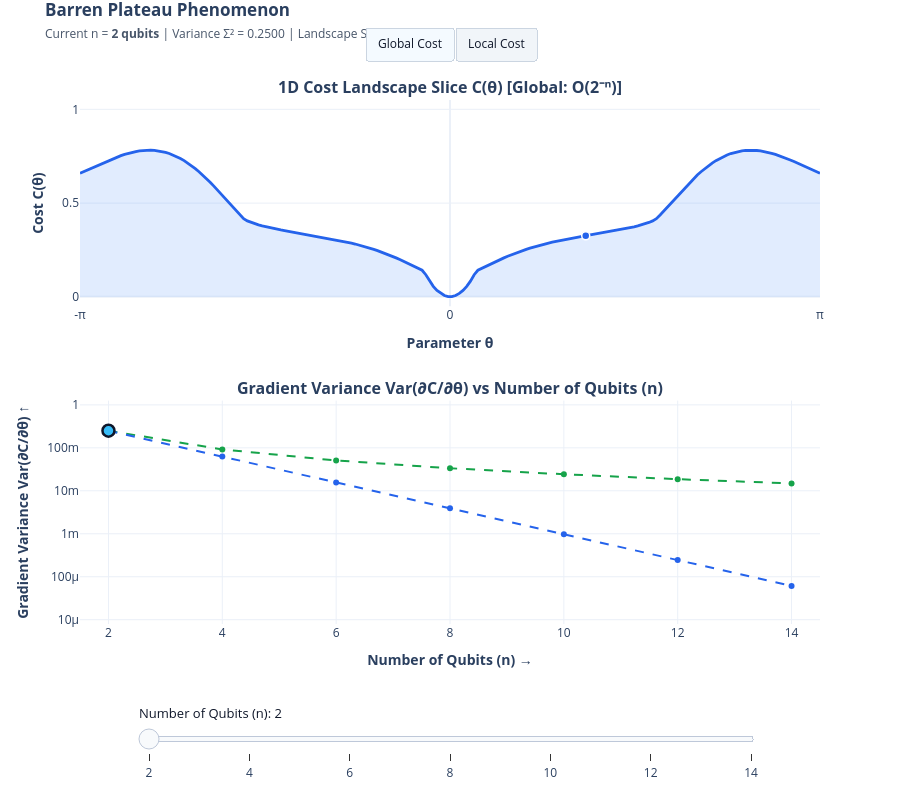

The notebook cell this image was saved under:
### Markdown cell above
# Barren Plateau Phenomenon: Global vs. Local Cost Functions
## Interactive Simulator with Qubit Scaling & Cost Landscape Analysis

---

### Key Theoretical Background:
1. **Global Cost Function ($C_{\text{Global}}$)**:
   * Defined over all $n$ qubits simultaneously: $C_G = \langle 0^{\otimes n} | U^\dagger H_G U | 0^{\otimes n} \rangle$.
   * As proven by **McClean et al. (2018)**:
     $$\operatorname{Var}\left[\frac{\partial C_G}{\partial \theta}\right] \in \mathcal{O}(2^{-n})$$
   * The cost landscape flattens **exponentially** in the number of qubits $n$, rendering optimization virtually impossible for $n \ge 6$.

2. **Local Cost Function ($C_{\text{Local}}$)**:
   * Defined as a sum of few-body (1-qubit or 2-qubit) local observables: $C_L = \frac{1}{n} \sum_{i=1}^n \langle U^\dagger H_i U \rangle$.
   * As proven by **Cerezo et al. (2021)**:
     $$\operatorname{Var}\left[\frac{\partial C_L}{\partial \theta}\right] \in \Omega\left(\frac{1}{\text{poly}(n)}\right)$$
   * For shallow circuits, the gradient variance decays only **polynomially** $\sim \mathcal{O}(1/n)$, preserving trainability even at higher qubit counts!

### Code cell
import os
import numpy as np
import plotly.graph_objects as go
from plotly.subplots import make_subplots
from IPython.display import display, HTML

os.makedirs('figures', exist_ok=True)

qubit_list = [2, 4, 6, 8, 10, 12, 14]
theta = np.linspace(-np.pi, np.pi, 200)

def get_variance(n, mode):
    if mode == 'global':
        return 0.25 * (2.0 ** (-(n - 2)))
    else:
        return 0.25 * ((2.0 / n) ** 1.45)

def get_landscape(n, mode):
    amp = (2.0 ** (-(n - 2) * 0.48)) if mode == 'global' else ((2.0 / n) ** 0.55)
    w1 = 0.30 * (1.0 - np.cos(theta))
    w2 = 0.26 * (np.abs(np.sin(1.8 * theta)) ** 1.4)
    w3 = 0.08 * np.cos(3.2 * theta)
    base_c = w1 + w2 + w3
    mask = np.abs(theta) < 0.22
    base_c[mask] *= (np.abs(theta[mask]) / 0.22) ** 1.6
    c0 = 0.48
    return c0 + (base_c - c0) * amp

fig = make_subplots(
    rows=2, cols=1,
    vertical_spacing=0.18,
    row_heights=[0.48, 0.52],
    subplot_titles=(
        "<b>1D Cost Landscape Slice C(θ) [Global: O(2⁻ⁿ)]</b>",
        "<b>Gradient Variance Var(∂C/∂θ) vs Number of Qubits (n)</b>"
    )
)

modes = ['global', 'local']
for mode in modes:
    for n in qubit_list:
        c_curve = get_landscape(n, mode)
        var_val = get_variance(n, mode)
        
        # 1. Landscape Line
        fig.add_trace(go.Scatter(
            x=theta, y=c_curve, mode='lines',
            line=dict(color='#2563EB', width=2.8),
            fill='tozeroy', fillcolor='rgba(59, 130, 246, 0.15)',
            name='Cost Landscape', visible=False
        ), row=1, col=1)
        
        # 2. Probe Point
        probe_idx = int(len(theta) * 0.68)
        fig.add_trace(go.Scatter(
            x=[theta[probe_idx]], y=[c_curve[probe_idx]], mode='markers',
            marker=dict(size=8, color='#2563EB', line=dict(color='white', width=1.5)),
            name='Probe Point', visible=False
        ), row=1, col=1)
        
        # 3. Local Curve
        local_vars = [get_variance(q, 'local') for q in qubit_list]
        fig.add_trace(go.Scatter(
            x=qubit_list, y=local_vars, mode='lines+markers',
            line=dict(color='#16A34A', width=2.0, dash='dash'),
            marker=dict(size=6, color='#16A34A'),
            name='Local Cost: O(1/poly(n))', visible=False
        ), row=2, col=1)
        
        # 4. Global Curve
        global_vars = [get_variance(q, 'global') for q in qubit_list]
        fig.add_trace(go.Scatter(
            x=qubit_list, y=global_vars, mode='lines+markers',
            line=dict(color='#2563EB', width=2.0, dash='dash'),
            marker=dict(size=6, color='#2563EB'),
            name='Global Cost: O(2^-n)', visible=False
        ), row=2, col=1)
        
        # 5. Active Marker
        fig.add_trace(go.Scatter(
            x=[n], y=[var_val], mode='markers',
            marker=dict(size=12, color='#38BDF8', line=dict(color='#0F172A', width=2.5)),
            name=f'Active (n={n})', visible=False
        ), row=2, col=1)

# Set initial visible: Global, n=2
for i in range(5):
    fig.data[i].visible = True

def get_visibility_mask(target_mode, target_n):
    mask = [False] * len(fig.data)
    m_idx = 0 if target_mode == 'global' else 1
    n_idx = qubit_list.index(target_n)
    start_idx = (m_idx * len(qubit_list) + n_idx) * 5
    for i in range(5):
        mask[start_idx + i] = True
    return mask

buttons = []
for m in modes:
    m_label = "Global Cost" if m == 'global' else "Local Cost"
    mask = get_visibility_mask(m, 2)
    var2 = get_variance(2, m)
    slope2 = np.sqrt(var2)
    buttons.append(dict(
        label=m_label, method="update",
        args=[
            {"visible": mask},
            {
                "title": f"<b>Barren Plateau Phenomenon</b><br><span style='font-size:12px;color:#475569;'>Cost Type: <b>{m.upper()}</b> | Current n = 2 | Variance Σ² = {var2:.4f} | Slope = {slope2:.3f}</span>",
                "annotations[0].text": f"<b>1D Cost Landscape Slice C(θ) [{m.capitalize()}: {'O(2⁻ⁿ)' if m=='global' else 'O(1/poly(n))'}]</b>"
            }
        ]
    ))

slider_steps = []
for n in qubit_list:
    mask_glob = get_visibility_mask('global', n)
    var_g = get_variance(n, 'global')
    slope_g = np.sqrt(var_g)
    slider_steps.append(dict(
        label=str(n), method="update",
        args=[
            {"visible": mask_glob},
            {
                "title": f"<b>Barren Plateau Phenomenon</b><br><span style='font-size:12px;color:#475569;'>Current n = <b>{n} qubits</b> | Variance Σ² = {var_g:.4f} | Landscape Slope = {slope_g:.3f}</span>"
            }
        ]
    ))

sliders = [dict(
    active=0,
    currentvalue=dict(prefix="Number of Qubits (n): ", font=dict(size=13, color="#0F172A"), visible=True),
    pad=dict(t=35, b=10),
    steps=slider_steps,
    x=0.08, y=-0.08, len=0.84
)]

updatemenus = [dict(
    type="buttons", direction="right",
    x=0.5, y=1.14, xanchor="center",
    buttons=buttons,
    bgcolor="#F1F5F9", bordercolor="#CBD5E1",
    font=dict(size=12, color="#0F172A")
)]

fig.update_layout(
    height=800, template='plotly_white',
    title=dict(
        text="<b>Barren Plateau Phenomenon</b><br><span style='font-size:12px;color:#475569;'>Current n = <b>2 qubits</b> | Variance Σ² = 0.2500 | Landscape Slope = 0.500</span>",
        x=0.05, y=0.98
    ),
    updatemenus=updatemenus, sliders=sliders, showlegend=False, hovermode='closest'
)

fig.update_xaxes(title_text="<b>Parameter θ</b>", tickvals=[-np.pi, 0, np.pi], ticktext=["-π", "0", "π"], range=[-np.pi, np.pi], row=1, col=1)
fig.update_yaxes(title_text="<b>Cost C(θ)</b>", range=[-0.05, 1.05], tickvals=[0.0, 0.5, 1.0], row=1, col=1)

fig.update_xaxes(title_text="<b>Number of Qubits (n) →</b>", tickvals=qubit_list, range=[1.5, 14.5], row=2, col=1)
fig.update_yaxes(type="log", title_text="<b>Gradient Variance Var(∂C/∂θ) ↑</b>",
                 tickvals=[1e-5, 1e-4, 1e-3, 1e-2, 1e-1, 1.0],
                 ticktext=["10µ", "100µ", "1m", "10m", "100m", "1"], range=[-5.1, 0.1], row=2, col=1)

fig.write_html('figures/fig_barren_plateau_plotly.html', include_plotlyjs=True)
fig.show()

### Figure 1 — Plotly figure (JSON) as saved in the notebook; plotly's stock layout.template omitted (floating-point values rounded to 4 significant figures; data arrays with more than 128 entries replaced by an {"elided": "..."} marker saying what was removed)
{"data": [{"fill": "tozeroy", "fillcolor": "rgba(59, 130, 246, 0.15)", "line": {"color": "#2563EB", "width": 2.8}, "mode": "lines", "name": "Cost Landscape", "type": "scatter", "visible": true, "x": {"elided": "200 float values"}, "xaxis": "x", "y": {"elided": "200 float values"}, "yaxis": "y"}, {"marker": {"color": "#2563EB", "line": {"color": "white", "width": 1.5}, "size": 8}, "mode": "markers", "name": "Probe Point", "type": "scatter", "visible": true, "x": [1.152], "xaxis": "x", "y": [0.3257], "yaxis": "y"}, {"line": {"color": "#16A34A", "dash": "dash", "width": 2.0}, "marker": {"color": "#16A34A", "size": 6}, "mode": "lines+markers", "name": "Local Cost: O(1/poly(n))", "type": "scatter", "visible": true, "x": [2, 4, 6, 8, 10, 12, 14], "xaxis": "x2", "y": [0.25, 0.09151, 0.05083, 0.03349, 0.02423, 0.0186, 0.01488], "yaxis": "y2"}, {"line": {"color": "#2563EB", "dash": "dash", "width": 2.0}, "marker": {"color": "#2563EB", "size": 6}, "mode": "lines+markers", "name": "Global Cost: O(2^-n)", "type": "scatter", "visible": true, "x": [2, 4, 6, 8, 10, 12, 14], "xaxis": "x2", "y": [0.25, 0.0625, 0.01562, 0.003906, 0.0009766, 0.0002441, 6.104e-05], "yaxis": "y2"}, {"marker": {"color": "#38BDF8", "line": {"color": "#0F172A", "width": 2.5}, "size": 12}, "mode": "markers", "name": "Active (n=2)", "type": "scatter", "visible": true, "x": [2], "xaxis": "x2", "y": [0.25], "yaxis": "y2"}, {"fill": "tozeroy", "fillcolor": "rgba(59, 130, 246, 0.15)", "line": {"color": "#2563EB", "width": 2.8}, "mode": "lines", "name": "Cost Landscape", "type": "scatter", "visible": false, "x": {"elided": "200 float values"}, "xaxis": "x", "y": {"elided": "200 float values"}, "yaxis": "y"}, {"marker": {"color": "#2563EB", "line": {"color": "white", "width": 1.5}, "size": 8}, "mode": "markers", "name": "Probe Point", "type": "scatter", "visible": false, "x": [1.152], "xaxis": "x", "y": [0.4007], "yaxis": "y"}, {"line": {"color": "#16A34A", "dash": "dash", "width": 2.0}, "marker": {"color": "#16A34A", "size": 6}, "mode": "lines+markers", "name": "Local Cost: O(1/poly(n))", "type": "scatter", "visible": false, "x": [2, 4, 6, 8, 10, 12, 14], "xaxis": "x2", "y": [0.25, 0.09151, 0.05083, 0.03349, 0.02423, 0.0186, 0.01488], "yaxis": "y2"}, {"line": {"color": "#2563EB", "dash": "dash", "width": 2.0}, "marker": {"color": "#2563EB", "size": 6}, "mode": "lines+markers", "name": "Global Cost: O(2^-n)", "type": "scatter", "visible": false, "x": [2, 4, 6, 8, 10, 12, 14], "xaxis": "x2", "y": [0.25, 0.0625, 0.01562, 0.003906, 0.0009766, 0.0002441, 6.104e-05], "yaxis": "y2"}, {"marker": {"color": "#38BDF8", "line": {"color": "#0F172A", "width": 2.5}, "size": 12}, "mode": "markers", "name": "Active (n=4)", "type": "scatter", "visible": false, "x": [4], "xaxis": "x2", "y": [0.0625], "yaxis": "y2"}, {"fill": "tozeroy", "fillcolor": "rgba(59, 130, 246, 0.15)", "line": {"color": "#2563EB", "width": 2.8}, "mode": "lines", "name": "Cost Landscape", "type": "scatter", "visible": false, "x": {"elided": "200 float values"}, "xaxis": "x", "y": {"elided": "200 float values"}, "yaxis": "y"}, {"marker": {"color": "#2563EB", "line": {"color": "white", "width": 1.5}, "size": 8}, "mode": "markers", "name": "Probe Point", "type": "scatter", "visible": false, "x": [1.152], "xaxis": "x", "y": [0.4392], "yaxis": "y"}, {"line": {"color": "#16A34A", "dash": "dash", "width": 2.0}, "marker": {"color": "#16A34A", "size": 6}, "mode": "lines+markers", "name": "Local Cost: O(1/poly(n))", "type": "scatter", "visible": false, "x": [2, 4, 6, 8, 10, 12, 14], "xaxis": "x2", "y": [0.25, 0.09151, 0.05083, 0.03349, 0.02423, 0.0186, 0.01488], "yaxis": "y2"}, {"line": {"color": "#2563EB", "dash": "dash", "width": 2.0}, "marker": {"color": "#2563EB", "size": 6}, "mode": "lines+markers", "name": "Global Cost: O(2^-n)", "type": "scatter", "visible": false, "x": [2, 4, 6, 8, 10, 12, 14], "xaxis": "x2", "y": [0.25, 0.0625, 0.01562, 0.003906, 0.0009766, 0.0002441, 6.104e-05], "yaxis": "y2"}, {"marker": {"color": "#38BDF8", "line": {"color": "#0F172A", "width": 2.5}, "size": 12}, "mode": "markers", "name": "Active (n=6)", "type": "scatter", "visible": false, "x": [6], "xaxis": "x2", "y": [0.01562], "yaxis": "y2"}, {"fill": "tozeroy", "fillcolor": "rgba(59, 130, 246, 0.15)", "line": {"color": "#2563EB", "width": 2.8}, "mode": "lines", "name": "Cost Landscape", "type": "scatter", "visible": false, "x": {"elided": "200 float values"}, "xaxis": "x", "y": {"elided": "200 float values"}, "yaxis": "y"}, {"marker": {"color": "#2563EB", "line": {"color": "white", "width": 1.5}, "size": 8}, "mode": "markers", "name": "Probe Point", "type": "scatter", "visible": false, "x": [1.152], "xaxis": "x", "y": [0.459], "yaxis": "y"}, {"line": {"color": "#16A34A", "dash": "dash", "width": 2.0}, "marker": {"color": "#16A34A", "size": 6}, "mode": "lines+markers", "name": "Local Cost: O(1/poly(n))", "type": "scatter", "visible": false, "x": [2, 4, 6, 8, 10, 12, 14], "xaxis": "x2", "y": [0.25, 0.09151, 0.05083, 0.03349, 0.02423, 0.0186, 0.01488], "yaxis": "y2"}, {"line": {"color": "#2563EB", "dash": "dash", "width": 2.0}, "marker": {"color": "#2563EB", "size": 6}, "mode": "lines+markers", "name": "Global Cost: O(2^-n)", "type": "scatter", "visible": false, "x": [2, 4, 6, 8, 10, 12, 14], "xaxis": "x2", "y": [0.25, 0.0625, 0.01562, 0.003906, 0.0009766, 0.0002441, 6.104e-05], "yaxis": "y2"}, {"marker": {"color": "#38BDF8", "line": {"color": "#0F172A", "width": 2.5}, "size": 12}, "mode": "markers", "name": "Active (n=8)", "type": "scatter", "visible": false, "x": [8], "xaxis": "x2", "y": [0.003906], "yaxis": "y2"}, {"fill": "tozeroy", "fillcolor": "rgba(59, 130, 246, 0.15)", "line": {"color": "#2563EB", "width": 2.8}, "mode": "lines", "name": "Cost Landscape", "type": "scatter", "visible": false, "x": {"elided": "200 float values"}, "xaxis": "x", "y": {"elided": "200 float values"}, "yaxis": "y"}, {"marker": {"color": "#2563EB", "line": {"color": "white", "width": 1.5}, "size": 8}, "mode": "markers", "name": "Probe Point", "type": "scatter", "visible": false, "x": [1.152], "xaxis": "x", "y": [0.4692], "yaxis": "y"}, {"line": {"color": "#16A34A", "dash": "dash", "width": 2.0}, "marker": {"color": "#16A34A", "size": 6}, "mode": "lines+markers", "name": "Local Cost: O(1/poly(n))", "type": "scatter", "visible": false, "x": [2, 4, 6, 8, 10, 12, 14], "xaxis": "x2", "y": [0.25, 0.09151, 0.05083, 0.03349, 0.02423, 0.0186, 0.01488], "yaxis": "y2"}, {"line": {"color": "#2563EB", "dash": "dash", "width": 2.0}, "marker": {"color": "#2563EB", "size": 6}, "mode": "lines+markers", "name": "Global Cost: O(2^-n)", "type": "scatter", "visible": false, "x": [2, 4, 6, 8, 10, 12, 14], "xaxis": "x2", "y": [0.25, 0.0625, 0.01562, 0.003906, 0.0009766, 0.0002441, 6.104e-05], "yaxis": "y2"}, {"marker": {"color": "#38BDF8", "line": {"color": "#0F172A", "width": 2.5}, "size": 12}, "mode": "markers", "name": "Active (n=10)", "type": "scatter", "visible": false, "x": [10], "xaxis": "x2", "y": [0.0009766], "yaxis": "y2"}, {"fill": "tozeroy", "fillcolor": "rgba(59, 130, 246, 0.15)", "line": {"color": "#2563EB", "width": 2.8}, "mode": "lines", "name": "Cost Landscape", "type": "scatter", "visible": false, "x": {"elided": "200 float values"}, "xaxis": "x", "y": {"elided": "200 float values"}, "yaxis": "y"}, {"marker": {"color": "#2563EB", "line": {"color": "white", "width": 1.5}, "size": 8}, "mode": "markers", "name": "Probe Point", "type": "scatter", "visible": false, "x": [1.152], "xaxis": "x", "y": [0.4745], "yaxis": "y"}, {"line": {"color": "#16A34A", "dash": "dash", "width": 2.0}, "marker": {"color": "#16A34A", "size": 6}, "mode": "lines+markers", "name": "Local Cost: O(1/poly(n))", "type": "scatter", "visible": false, "x": [2, 4, 6, 8, 10, 12, 14], "xaxis": "x2", "y": [0.25, 0.09151, 0.05083, 0.03349, 0.02423, 0.0186, 0.01488], "yaxis": "y2"}, {"line": {"color": "#2563EB", "dash": "dash", "width": 2.0}, "marker": {"color": "#2563EB", "size": 6}, "mode": "lines+markers", "name": "Global Cost: O(2^-n)", "type": "scatter", "visible": false, "x": [2, 4, 6, 8, 10, 12, 14], "xaxis": "x2", "y": [0.25, 0.0625, 0.01562, 0.003906, 0.0009766, 0.0002441, 6.104e-05], "yaxis": "y2"}, {"marker": {"color": "#38BDF8", "line": {"color": "#0F172A", "width": 2.5}, "size": 12}, "mode": "markers", "name": "Active (n=12)", "type": "scatter", "visible": false, "x": [12], "xaxis": "x2", "y": [0.0002441], "yaxis": "y2"}, {"fill": "tozeroy", "fillcolor": "rgba(59, 130, 246, 0.15)", "line": {"color": "#2563EB", "width": 2.8}, "mode": "lines", "name": "Cost Landscape", "type": "scatter", "visible": false, "x": {"elided": "200 float values"}, "xaxis": "x", "y": {"elided": "200 float values"}, "yaxis": "y"}, {"marker": {"color": "#2563EB", "line": {"color": "white", "width": 1.5}, "size": 8}, "mode": "markers", "name": "Probe Point", "type": "scatter", "visible": false, "x": [1.152], "xaxis": "x", "y": [0.4772], "yaxis": "y"}, {"line": {"color": "#16A34A", "dash": "dash", "width": 2.0}, "marker": {"color": "#16A34A", "size": 6}, "mode": "lines+markers", "name": "Local Cost: O(1/poly(n))", "type": "scatter", "visible": false, "x": [2, 4, 6, 8, 10, 12, 14], "xaxis": "x2", "y": [0.25, 0.09151, 0.05083, 0.03349, 0.02423, 0.0186, 0.01488], "yaxis": "y2"}, {"line": {"color": "#2563EB", "dash": "dash", "width": 2.0}, "marker": {"color": "#2563EB", "size": 6}, "mode": "lines+markers", "name": "Global Cost: O(2^-n)", "type": "scatter", "visible": false, "x": [2, 4, 6, 8, 10, 12, 14], "xaxis": "x2", "y": [0.25, 0.0625, 0.01562, 0.003906, 0.0009766, 0.0002441, 6.104e-05], "yaxis": "y2"}, {"marker": {"color": "#38BDF8", "line": {"color": "#0F172A", "width": 2.5}, "size": 12}, "mode": "markers", "name": "Active (n=14)", "type": "scatter", "visible": false, "x": [14], "xaxis": "x2", "y": [6.104e-05], "yaxis": "y2"}, {"fill": "tozeroy", "fillcolor": "rgba(59, 130, 246, 0.15)", "line": {"color": "#2563EB", "width": 2.8}, "mode": "lines", "name": "Cost Landscape", "type": "scatter", "visible": false, "x": {"elided": "200 float values"}, "xaxis": "x", "y": {"elided": "200 float values"}, "yaxis": "y"}, {"marker": {"color": "#2563EB", "line": {"color": "white", "width": 1.5}, "size": 8}, "mode": "markers", "name": "Probe Point", "type": "scatter", "visible": false, "x": [1.152], "xaxis": "x", "y": [0.3257], "yaxis": "y"}, {"line": {"color": "#16A34A", "dash": "dash", "width": 2.0}, "marker": {"color": "#16A34A", "size": 6}, "mode": "lines+markers", "name": "Local Cost: O(1/poly(n))", "type": "scatter", "visible": false, "x": [2, 4, 6, 8, 10, 12, 14], "xaxis": "x2", "y": [0.25, 0.09151, 0.05083, 0.03349, 0.02423, 0.0186, 0.01488], "yaxis": "y2"}, {"line": {"color": "#2563EB", "dash": "dash", "width": 2.0}, "marker": {"color": "#2563EB", "size": 6}, "mode": "lines+markers", "name": "Global Cost: O(2^-n)", "type": "scatter", "visible": false, "x": [2, 4, 6, 8, 10, 12, 14], "xaxis": "x2", "y": [0.25, 0.0625, 0.01562, 0.003906, 0.0009766, 0.0002441, 6.104e-05], "yaxis": "y2"}, {"marker": {"color": "#38BDF8", "line": {"color": "#0F172A", "width": 2.5}, "size": 12}, "mode": "markers", "name": "Active (n=2)", "type": "scatter", "visible": false, "x": [2], "xaxis": "x2", "y": [0.25], "yaxis": "y2"}, {"fill": "tozeroy", "fillcolor": "rgba(59, 130, 246, 0.15)", "line": {"color": "#2563EB", "width": 2.8}, "mode": "lines", "name": "Cost Landscape", "type": "scatter", "visible": false, "x": {"elided": "200 float values"}, "xaxis": "x", "y": {"elided": "200 float values"}, "yaxis": "y"}, {"marker": {"color": "#2563EB", "line": {"color": "white", "width": 1.5}, "size": 8}, "mode": "markers", "name": "Probe Point", "type": "scatter", "visible": false, "x": [1.152], "xaxis": "x", "y": [0.3746], "yaxis": "y"}, {"line": {"color": "#16A34A", "dash": "dash", "width": 2.0}, "marker": {"color": "#16A34A", "size": 6}, "mode": "lines+markers", "name": "Local Cost: O(1/poly(n))", "type": "scatter", "visible": false, "x": [2, 4, 6, 8, 10, 12, 14], "xaxis": "x2", "y": [0.25, 0.09151, 0.05083, 0.03349, 0.02423, 0.0186, 0.01488], "yaxis": "y2"}, {"line": {"color": "#2563EB", "dash": "dash", "width": 2.0}, "marker": {"color": "#2563EB", "size": 6}, "mode": "lines+markers", "name": "Global Cost: O(2^-n)", "type": "scatter", "visible": false, "x": [2, 4, 6, 8, 10, 12, 14], "xaxis": "x2", "y": [0.25, 0.0625, 0.01562, 0.003906, 0.0009766, 0.0002441, 6.104e-05], "yaxis": "y2"}, {"marker": {"color": "#38BDF8", "line": {"color": "#0F172A", "width": 2.5}, "size": 12}, "mode": "markers", "name": "Active (n=4)", "type": "scatter", "visible": false, "x": [4], "xaxis": "x2", "y": [0.09151], "yaxis": "y2"}, {"fill": "tozeroy", "fillcolor": "rgba(59, 130, 246, 0.15)", "line": {"color": "#2563EB", "width": 2.8}, "mode": "lines", "name": "Cost Landscape", "type": "scatter", "visible": false, "x": {"elided": "200 float values"}, "xaxis": "x", "y": {"elided": "200 float values"}, "yaxis": "y"}, {"marker": {"color": "#2563EB", "line": {"color": "white", "width": 1.5}, "size": 8}, "mode": "markers", "name": "Probe Point", "type": "scatter", "visible": false, "x": [1.152], "xaxis": "x", "y": [0.3957], "yaxis": "y"}, {"line": {"color": "#16A34A", "dash": "dash", "width": 2.0}, "marker": {"color": "#16A34A", "size": 6}, "mode": "lines+markers", "name": "Local Cost: O(1/poly(n))", "type": "scatter", "visible": false, "x": [2, 4, 6, 8, 10, 12, 14], "xaxis": "x2", "y": [0.25, 0.09151, 0.05083, 0.03349, 0.02423, 0.0186, 0.01488], "yaxis": "y2"}, {"line": {"color": "#2563EB", "dash": "dash", "width": 2.0}, "marker": {"color": "#2563EB", "size": 6}, "mode": "lines+markers", "name": "Global Cost: O(2^-n)", "type": "scatter", "visible": false, "x": [2, 4, 6, 8, 10, 12, 14], "xaxis": "x2", "y": [0.25, 0.0625, 0.01562, 0.003906, 0.0009766, 0.0002441, 6.104e-05], "yaxis": "y2"}, {"marker": {"color": "#38BDF8", "line": {"color": "#0F172A", "width": 2.5}, "size": 12}, "mode": "markers", "name": "Active (n=6)", "type": "scatter", "visible": false, "x": [6], "xaxis": "x2", "y": [0.05083], "yaxis": "y2"}, {"fill": "tozeroy", "fillcolor": "rgba(59, 130, 246, 0.15)", "line": {"color": "#2563EB", "width": 2.8}, "mode": "lines", "name": "Cost Landscape", "type": "scatter", "visible": false, "x": {"elided": "200 float values"}, "xaxis": "x", "y": {"elided": "200 float values"}, "yaxis": "y"}, {"marker": {"color": "#2563EB", "line": {"color": "white", "width": 1.5}, "size": 8}, "mode": "markers", "name": "Probe Point", "type": "scatter", "visible": false, "x": [1.152], "xaxis": "x", "y": [0.408], "yaxis": "y"}, {"line": {"color": "#16A34A", "dash": "dash", "width": 2.0}, "marker": {"color": "#16A34A", "size": 6}, "mode": "lines+markers", "name": "Local Cost: O(1/poly(n))", "type": "scatter", "visible": false, "x": [2, 4, 6, 8, 10, 12, 14], "xaxis": "x2", "y": [0.25, 0.09151, 0.05083, 0.03349, 0.02423, 0.0186, 0.01488], "yaxis": "y2"}, {"line": {"color": "#2563EB", "dash": "dash", "width": 2.0}, "marker": {"color": "#2563EB", "size": 6}, "mode": "lines+markers", "name": "Global Cost: O(2^-n)", "type": "scatter", "visible": false, "x": [2, 4, 6, 8, 10, 12, 14], "xaxis": "x2", "y": [0.25, 0.0625, 0.01562, 0.003906, 0.0009766, 0.0002441, 6.104e-05], "yaxis": "y2"}, {"marker": {"color": "#38BDF8", "line": {"color": "#0F172A", "width": 2.5}, "size": 12}, "mode": "markers", "name": "Active (n=8)", "type": "scatter", "visible": false, "x": [8], "xaxis": "x2", "y": [0.03349], "yaxis": "y2"}, {"fill": "tozeroy", "fillcolor": "rgba(59, 130, 246, 0.15)", "line": {"color": "#2563EB", "width": 2.8}, "mode": "lines", "name": "Cost Landscape", "type": "scatter", "visible": false, "x": {"elided": "200 float values"}, "xaxis": "x", "y": {"elided": "200 float values"}, "yaxis": "y"}, {"marker": {"color": "#2563EB", "line": {"color": "white", "width": 1.5}, "size": 8}, "mode": "markers", "name": "Probe Point", "type": "scatter", "visible": false, "x": [1.152], "xaxis": "x", "y": [0.4163], "yaxis": "y"}, {"line": {"color": "#16A34A", "dash": "dash", "width": 2.0}, "marker": {"color": "#16A34A", "size": 6}, "mode": "lines+markers", "name": "Local Cost: O(1/poly(n))", "type": "scatter", "visible": false, "x": [2, 4, 6, 8, 10, 12, 14], "xaxis": "x2", "y": [0.25, 0.09151, 0.05083, 0.03349, 0.02423, 0.0186, 0.01488], "yaxis": "y2"}, {"line": {"color": "#2563EB", "dash": "dash", "width": 2.0}, "marker": {"color": "#2563EB", "size": 6}, "mode": "lines+markers", "name": "Global Cost: O(2^-n)", "type": "scatter", "visible": false, "x": [2, 4, 6, 8, 10, 12, 14], "xaxis": "x2", "y": [0.25, 0.0625, 0.01562, 0.003906, 0.0009766, 0.0002441, 6.104e-05], "yaxis": "y2"}, {"marker": {"color": "#38BDF8", "line": {"color": "#0F172A", "width": 2.5}, "size": 12}, "mode": "markers", "name": "Active (n=10)", "type": "scatter", "visible": false, "x": [10], "xaxis": "x2", "y": [0.02423], "yaxis": "y2"}, {"fill": "tozeroy", "fillcolor": "rgba(59, 130, 246, 0.15)", "line": {"color": "#2563EB", "width": 2.8}, "mode": "lines", "name": "Cost Landscape", "type": "scatter", "visible": false, "x": {"elided": "200 float values"}, "xaxis": "x", "y": {"elided": "200 float values"}, "yaxis": "y"}, {"marker": {"color": "#2563EB", "line": {"color": "white", "width": 1.5}, "size": 8}, "mode": "markers", "name": "Probe Point", "type": "scatter", "visible": false, "x": [1.152], "xaxis": "x", "y": [0.4224], "yaxis": "y"}, {"line": {"color": "#16A34A", "dash": "dash", "width": 2.0}, "marker": {"color": "#16A34A", "size": 6}, "mode": "lines+markers", "name": "Local Cost: O(1/poly(n))", "type": "scatter", "visible": false, "x": [2, 4, 6, 8, 10, 12, 14], "xaxis": "x2", "y": [0.25, 0.09151, 0.05083, 0.03349, 0.02423, 0.0186, 0.01488], "yaxis": "y2"}, {"line": {"color": "#2563EB", "dash": "dash", "width": 2.0}, "marker": {"color": "#2563EB", "size": 6}, "mode": "lines+markers", "name": "Global Cost: O(2^-n)", "type": "scatter", "visible": false, "x": [2, 4, 6, 8, 10, 12, 14], "xaxis": "x2", "y": [0.25, 0.0625, 0.01562, 0.003906, 0.0009766, 0.0002441, 6.104e-05], "yaxis": "y2"}, {"marker": {"color": "#38BDF8", "line": {"color": "#0F172A", "width": 2.5}, "size": 12}, "mode": "markers", "name": "Active (n=12)", "type": "scatter", "visible": false, "x": [12], "xaxis": "x2", "y": [0.0186], "yaxis": "y2"}, {"fill": "tozeroy", "fillcolor": "rgba(59, 130, 246, 0.15)", "line": {"color": "#2563EB", "width": 2.8}, "mode": "lines", "name": "Cost Landscape", "type": "scatter", "visible": false, "x": {"elided": "200 float values"}, "xaxis": "x", "y": {"elided": "200 float values"}, "yaxis": "y"}, {"marker": {"color": "#2563EB", "line": {"color": "white", "width": 1.5}, "size": 8}, "mode": "markers", "name": "Probe Point", "type": "scatter", "visible": false, "x": [1.152], "xaxis": "x", "y": [0.4271], "yaxis": "y"}, {"line": {"color": "#16A34A", "dash": "dash", "width": 2.0}, "marker": {"color": "#16A34A", "size": 6}, "mode": "lines+markers", "name": "Local Cost: O(1/poly(n))", "type": "scatter", "visible": false, "x": [2, 4, 6, 8, 10, 12, 14], "xaxis": "x2", "y": [0.25, 0.09151, 0.05083, 0.03349, 0.02423, 0.0186, 0.01488], "yaxis": "y2"}, {"line": {"color": "#2563EB", "dash": "dash", "width": 2.0}, "marker": {"color": "#2563EB", "size": 6}, "mode": "lines+markers", "name": "Global Cost: O(2^-n)", "type": "scatter", "visible": false, "x": [2, 4, 6, 8, 10, 12, 14], "xaxis": "x2", "y": [0.25, 0.0625, 0.01562, 0.003906, 0.0009766, 0.0002441, 6.104e-05], "yaxis": "y2"}, {"marker": {"color": "#38BDF8", "line": {"color": "#0F172A", "width": 2.5}, "size": 12}, "mode": "markers", "name": "Active (n=14)", "type": "scatter", "visible": false, "x": [14], "xaxis": "x2", "y": [0.01488], "yaxis": "y2"}], "layout": {"annotations": [{"font": {"size": 16}, "showarrow": false, "text": "<b>1D Cost Landscape Slice C(θ) [Global: O(2⁻ⁿ)]</b>", "x": 0.5, "xanchor": "center", "xref": "paper", "y": 1.0, "yanchor": "bottom", "yref": "paper"}, {"font": {"size": 16}, "showarrow": false, "text": "<b>Gradient Variance Var(∂C/∂θ) vs Number of Qubits (n)</b>", "x": 0.5, "xanchor": "center", "xref": "paper", "y": 0.4264, "yanchor": "bottom", "yref": "paper"}], "height": 800, "hovermode": "closest", "showlegend": false, "sliders": [{"active": 0, "currentvalue": {"font": {"color": "#0F172A", "size": 13}, "prefix": "Number of Qubits (n): ", "visible": true}, "len": 0.84, "pad": {"b": 10, "t": 35}, "steps": [{"args": [{"visible": [true, true, true, true, true, false, false, false, false, false, false, false, false, false, false, false, false, false, false, false, false, false, false, false, false, false, false, false, false, false, false, false, false, false, false, false, false, false, false, false, false, false, false, false, false, false, false, false, false, false, false, false, false, false, false, false, false, false, false, false, false, false, false, false, false, false, false, false, false, false]}, {"title": "<b>Barren Plateau Phenomenon</b><br><span style='font-size:12px;color:#475569;'>Current n = <b>2 qubits</b> | Variance Σ² = 0.2500 | Landscape Slope = 0.500</span>"}], "label": "2", "method": "update"}, {"args": [{"visible": [false, false, false, false, false, true, true, true, true, true, false, false, false, false, false, false, false, false, false, false, false, false, false, false, false, false, false, false, false, false, false, false, false, false, false, false, false, false, false, false, false, false, false, false, false, false, false, false, false, false, false, false, false, false, false, false, false, false, false, false, false, false, false, false, false, false, false, false, false, false]}, {"title": "<b>Barren Plateau Phenomenon</b><br><span style='font-size:12px;color:#475569;'>Current n = <b>4 qubits</b> | Variance Σ² = 0.0625 | Landscape Slope = 0.250</span>"}], "label": "4", "method": "update"}, {"args": [{"visible": [false, false, false, false, false, false, false, false, false, false, true, true, true, true, true, false, false, false, false, false, false, false, false, false, false, false, false, false, false, false, false, false, false, false, false, false, false, false, false, false, false, false, false, false, false, false, false, false, false, false, false, false, false, false, false, false, false, false, false, false, false, false, false, false, false, false, false, false, false, false]}, {"title": "<b>Barren Plateau Phenomenon</b><br><span style='font-size:12px;color:#475569;'>Current n = <b>6 qubits</b> | Variance Σ² = 0.0156 | Landscape Slope = 0.125</span>"}], "label": "6", "method": "update"}, {"args": [{"visible": [false, false, false, false, false, false, false, false, false, false, false, false, false, false, false, true, true, true, true, true, false, false, false, false, false, false, false, false, false, false, false, false, false, false, false, false, false, false, false, false, false, false, false, false, false, false, false, false, false, false, false, false, false, false, false, false, false, false, false, false, false, false, false, false, false, false, false, false, false, false]}, {"title": "<b>Barren Plateau Phenomenon</b><br><span style='font-size:12px;color:#475569;'>Current n = <b>8 qubits</b> | Variance Σ² = 0.0039 | Landscape Slope = 0.062</span>"}], "label": "8", "method": "update"}, {"args": [{"visible": [false, false, false, false, false, false, false, false, false, false, false, false, false, false, false, false, false, false, false, false, true, true, true, true, true, false, false, false, false, false, false, false, false, false, false, false, false, false, false, false, false, false, false, false, false, false, false, false, false, false, false, false, false, false, false, false, false, false, false, false, false, false, false, false, false, false, false, false, false, false]}, {"title": "<b>Barren Plateau Phenomenon</b><br><span style='font-size:12px;color:#475569;'>Current n = <b>10 qubits</b> | Variance Σ² = 0.0010 | Landscape Slope = 0.031</span>"}], "label": "10", "method": "update"}, {"args": [{"visible": [false, false, false, false, false, false, false, false, false, false, false, false, false, false, false, false, false, false, false, false, false, false, false, false, false, true, true, true, true, true, false, false, false, false, false, false, false, false, false, false, false, false, false, false, false, false, false, false, false, false, false, false, false, false, false, false, false, false, false, false, false, false, false, false, false, false, false, false, false, false]}, {"title": "<b>Barren Plateau Phenomenon</b><br><span style='font-size:12px;color:#475569;'>Current n = <b>12 qubits</b> | Variance Σ² = 0.0002 | Landscape Slope = 0.016</span>"}], "label": "12", "method": "update"}, {"args": [{"visible": [false, false, false, false, false, false, false, false, false, false, false, false, false, false, false, false, false, false, false, false, false, false, false, false, false, false, false, false, false, false, true, true, true, true, true, false, false, false, false, false, false, false, false, false, false, false, false, false, false, false, false, false, false, false, false, false, false, false, false, false, false, false, false, false, false, false, false, false, false, false]}, {"title": "<b>Barren Plateau Phenomenon</b><br><span style='font-size:12px;color:#475569;'>Current n = <b>14 qubits</b> | Variance Σ² = 0.0001 | Landscape Slope = 0.008</span>"}], "label": "14", "method": "update"}], "x": 0.08, "y": -0.08}], "title": {"text": "<b>Barren Plateau Phenomenon</b><br><span style='font-size:12px;color:#475569;'>Current n = <b>2 qubits</b> | Variance Σ² = 0.2500 | Landscape Slope = 0.500</span>", "x": 0.05, "y": 0.98}, "updatemenus": [{"bgcolor": "#F1F5F9", "bordercolor": "#CBD5E1", "buttons": [{"args": [{"visible": [true, true, true, true, true, false, false, false, false, false, false, false, false, false, false, false, false, false, false, false, false, false, false, false, false, false, false, false, false, false, false, false, false, false, false, false, false, false, false, false, false, false, false, false, false, false, false, false, false, false, false, false, false, false, false, false, false, false, false, false, false, false, false, false, false, false, false, false, false, false]}, {"annotations[0].text": "<b>1D Cost Landscape Slice C(θ) [Global: O(2⁻ⁿ)]</b>", "title": "<b>Barren Plateau Phenomenon</b><br><span style='font-size:12px;color:#475569;'>Cost Type: <b>GLOBAL</b> | Current n = 2 | Variance Σ² = 0.2500 | Slope = 0.500</span>"}], "label": "Global Cost", "method": "update"}, {"args": [{"visible": [false, false, false, false, false, false, false, false, false, false, false, false, false, false, false, false, false, false, false, false, false, false, false, false, false, false, false, false, false, false, false, false, false, false, false, true, true, true, true, true, false, false, false, false, false, false, false, false, false, false, false, false, false, false, false, false, false, false, false, false, false, false, false, false, false, false, false, false, false, false]}, {"annotations[0].text": "<b>1D Cost Landscape Slice C(θ) [Local: O(1/poly(n))]</b>", "title": "<b>Barren Plateau Phenomenon</b><br><span style='font-size:12px;color:#475569;'>Cost Type: <b>LOCAL</b> | Current n = 2 | Variance Σ² = 0.2500 | Slope = 0.500</span>"}], "label": "Local Cost", "method": "update"}], "direction": "right", "font": {"color": "#0F172A", "size": 12}, "type": "buttons", "x": 0.5, "xanchor": "center", "y": 1.14}], "xaxis": {"anchor": "y", "domain": [0.0, 1.0], "range": [-3.142, 3.142], "ticktext": ["-π", "0", "π"], "tickvals": [-3.142, 0, 3.142], "title": {"text": "<b>Parameter θ</b>"}}, "xaxis2": {"anchor": "y2", "domain": [0.0, 1.0], "range": [1.5, 14.5], "tickvals": [2, 4, 6, 8, 10, 12, 14], "title": {"text": "<b>Number of Qubits (n) →</b>"}}, "yaxis": {"anchor": "x", "domain": [0.6064, 1.0], "range": [-0.05, 1.05], "tickvals": [0.0, 0.5, 1.0], "title": {"text": "<b>Cost C(θ)</b>"}}, "yaxis2": {"anchor": "x2", "domain": [0.0, 0.4264], "range": [-5.1, 0.1], "ticktext": ["10µ", "100µ", "1m", "10m", "100m", "1"], "tickvals": [1e-05, 0.0001, 0.001, 0.01, 0.1, 1.0], "title": {"text": "<b>Gradient Variance Var(∂C/∂θ) ↑</b>"}, "type": "log"}}}
